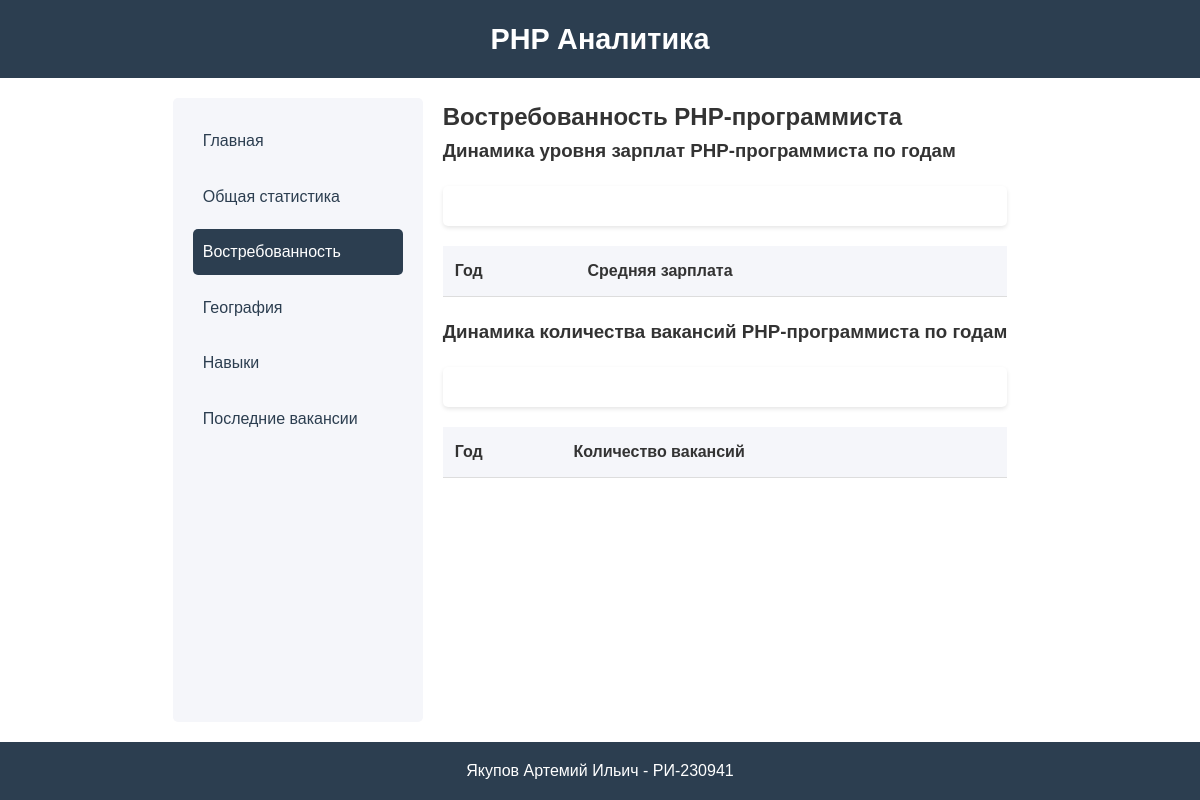
/demand/, run on an earlier commit of the app's database.
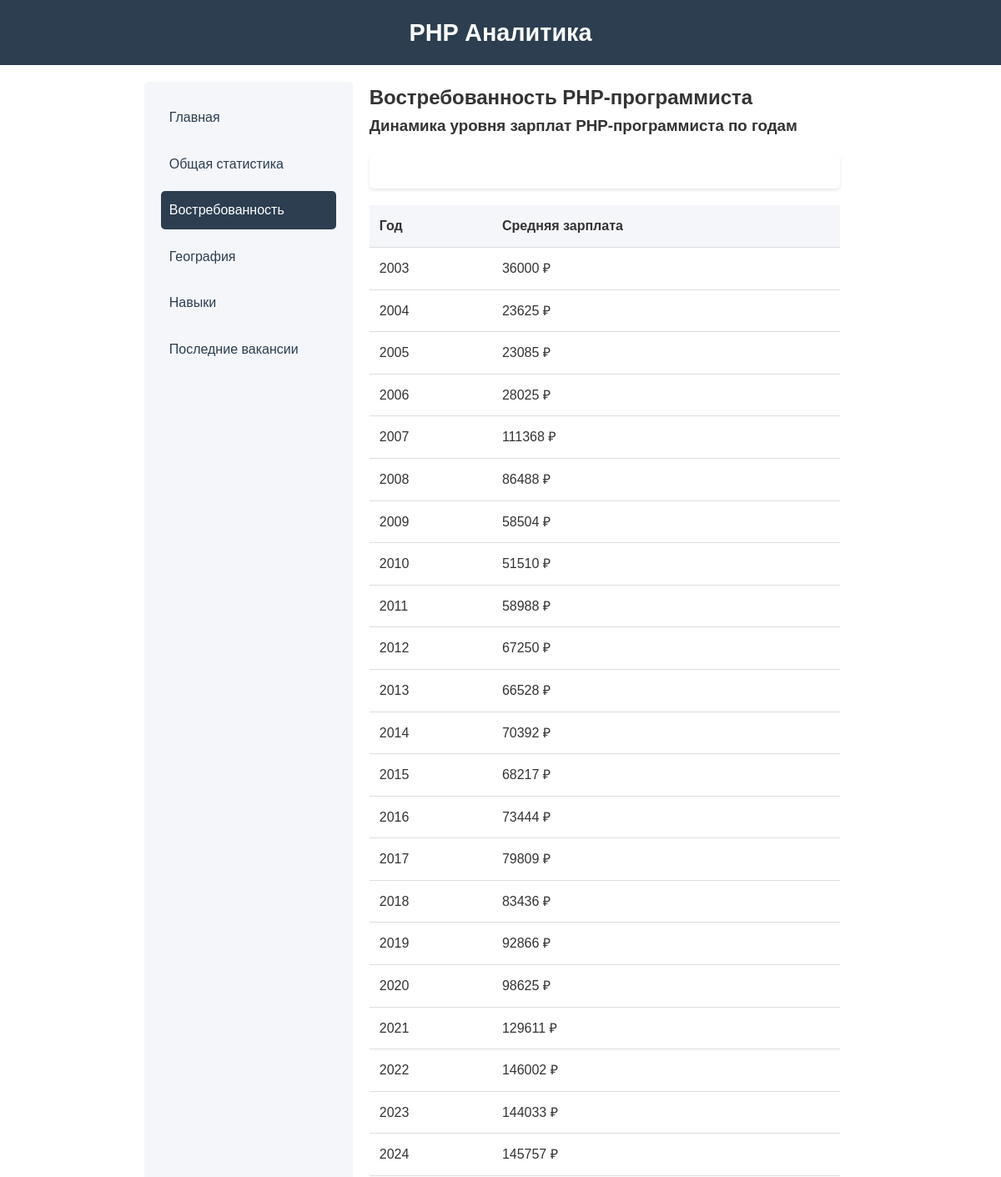
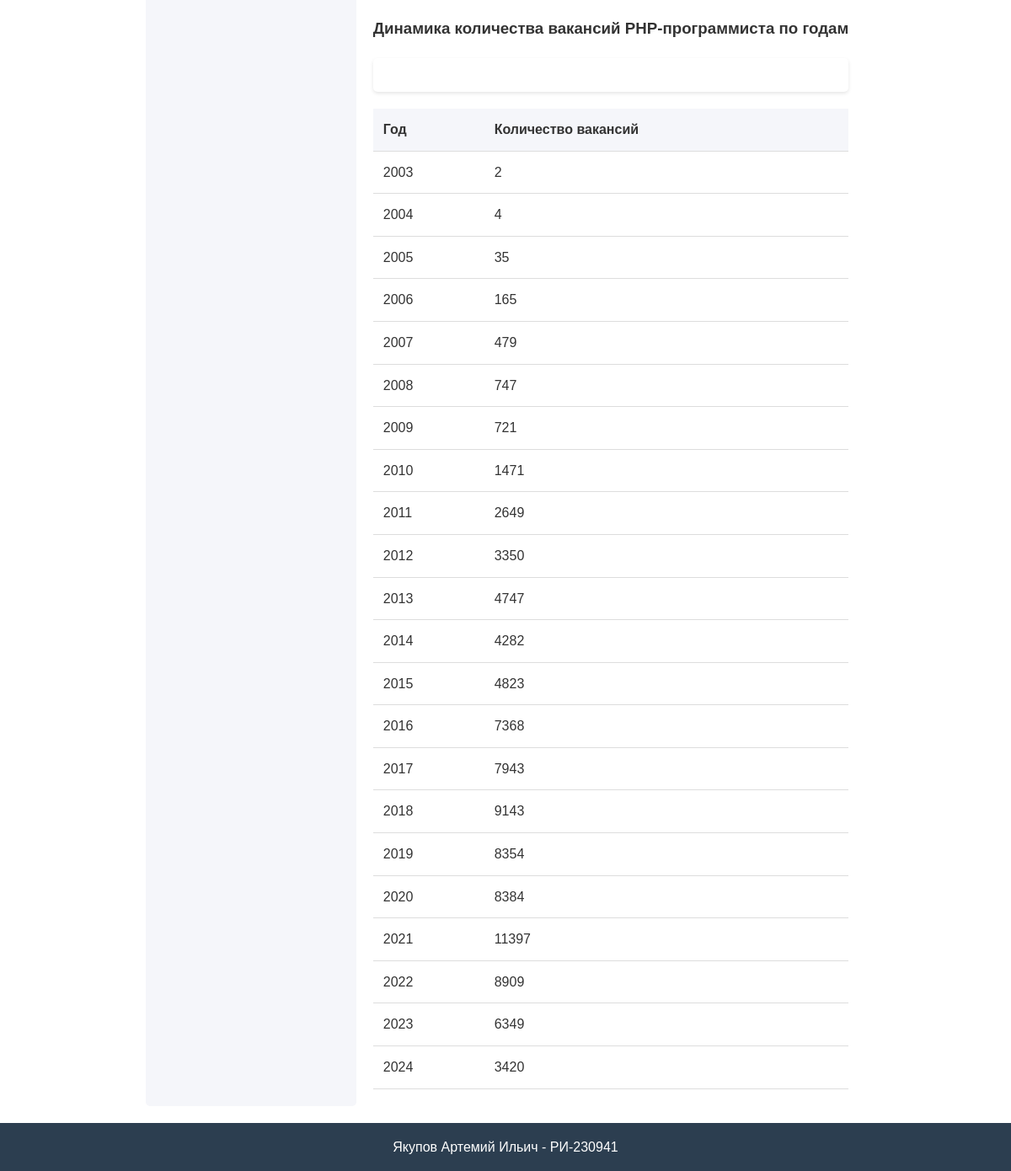
And on a later commit of the database (2 pictures, top to bottom).
### main/models.py (models this page shows, shortened)
class SalaryStatistics(models.Model):
    year = models.IntegerField('Год')
    average_salary = models.DecimalField('Средняя зарплата', max_digits=10, decimal_places=2)
    vacancy_count = models.IntegerField('Количество вакансий')
    is_general = models.BooleanField('Общая статистика', default=True)
    class Meta:
        verbose_name = 'Статистика зарплат'
        verbose_name_plural = 'Статистика зарплат'
        ordering = ['year']

### main/views.py (the view)
# urls.py: path('demand/', views.demand, name='demand'),
def demand(request):
    context = {
        'php_salary_statistics': SalaryStatistics.objects.filter(
            is_general=False
        ).order_by('year'),
        'php_salary_graphs': Graph.objects.filter(
            graph_type='salary',
            is_general=False
        ),
        'php_vacancy_statistics': SalaryStatistics.objects.filter(
            is_general=False
        ).order_by('year'),
        'php_demand_graphs': Graph.objects.filter(
            graph_type='demand',
            is_general=False
        ),
    }
    return render(request, 'main/demand.html', context)

### main/templates/main/demand.html (shortened to what this page needs)
{% extends 'base.html' %}
{% block page_title %}Востребованность PHP-программиста{% endblock %}
{% block content %}
<div class="demand">
    <section>
        <h3>Динамика уровня зарплат PHP-программиста по годам</h3>
        <div class="graph">
        </div>
        <div class="statistics-table">
            <table>
                <thead>
                    <tr>
                        <th>Год</th>
                        <th>Средняя зарплата</th>
                    </tr>
                </thead>
                <tbody>
                    {% for stat in php_salary_statistics %}
                    <tr>
                        <td>{{ stat.year }}</td>
                        <td>{{ stat.average_salary|floatformat:0 }} ₽</td>
                    </tr>
                    {% endfor %}
                </tbody>
            </table>
        </div>
    </section>
    <section>
        <h3>Динамика количества вакансий PHP-программиста по годам</h3>
        <div class="graph">
        </div>
        <div class="statistics-table">
            <table>
                <thead>
                    <tr>
                        <th>Год</th>
                        <th>Количество вакансий</th>
                    </tr>
                </thead>
                <tbody>
                    {% for stat in php_vacancy_statistics %}
                    <tr>
                        <td>{{ stat.year }}</td>
                        <td>{{ stat.vacancy_count }}</td>
                    </tr>
                    {% endfor %}
                </tbody>
            </table>
        </div>
    </section>
</div>
{% endblock %}

What changed in the data, as far as the page shows it:
added SalaryStatistics: year "2003", average_salary "36000", vacancy_count "2"
added SalaryStatistics: year "2004", average_salary "23625", vacancy_count "4"
added SalaryStatistics: year "2005", average_salary "23085", vacancy_count "35"
added SalaryStatistics: year "2006", average_salary "28025", vacancy_count "165"
added SalaryStatistics: year "2007", average_salary "111368", vacancy_count "479"
added SalaryStatistics: year "2008", average_salary "86488", vacancy_count "747"
added SalaryStatistics: year "2009", average_salary "58504", vacancy_count "721"
added SalaryStatistics: year "2010", average_salary "51510", vacancy_count "1471"
added SalaryStatistics: year "2011", average_salary "58988", vacancy_count "2649"
added SalaryStatistics: year "2012", average_salary "67250", vacancy_count "3350"
added SalaryStatistics: year "2013", average_salary "66528", vacancy_count "4747"
added SalaryStatistics: year "2014", average_salary "70392", vacancy_count "4282"
added SalaryStatistics: year "2015", average_salary "68217", vacancy_count "4823"
added SalaryStatistics: year "2016", average_salary "73444", vacancy_count "7368"
added SalaryStatistics: year "2017", average_salary "79809", vacancy_count "7943"
added SalaryStatistics: year "2018", average_salary "83436", vacancy_count "9143"
added SalaryStatistics: year "2019", average_salary "92866", vacancy_count "8354"
added SalaryStatistics: year "2020", average_salary "98625", vacancy_count "8384"
added SalaryStatistics: year "2021", average_salary "129611", vacancy_count "11397"
added SalaryStatistics: year "2022", average_salary "146002", vacancy_count "8909"
added SalaryStatistics: year "2023", average_salary "144033", vacancy_count "6349"
added SalaryStatistics: year "2024", average_salary "145757", vacancy_count "3420"
